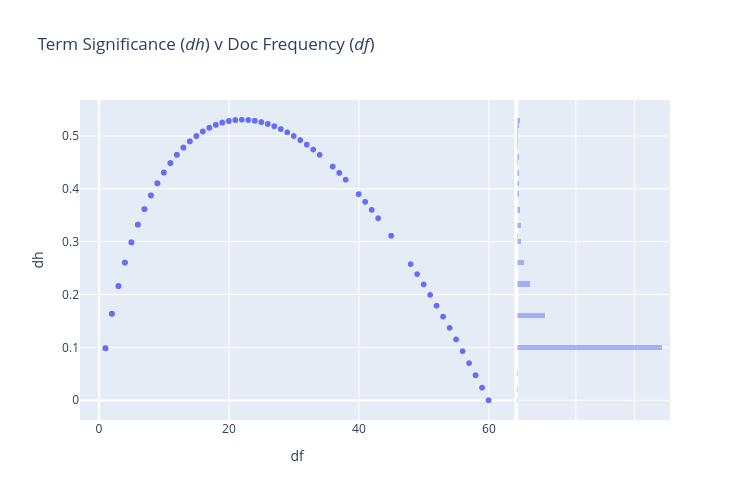

Here is the notebook cell this chart was saved with:
### Code cell
px.scatter(VOCAB.reset_index(), 'df', 'dh', 
           log_x=False, 
           width=750, height=500,
           hover_name='term_str',
           marginal_y='histogram',
          title="Term Significance (<i>dh</i>) v Doc Frequency (<i>df</i>)")

### Figure 1 — Plotly figure (JSON) as saved in the notebook; plotly's stock layout.template omitted (floating-point values rounded to 4 significant figures; data arrays with more than 128 entries replaced by an {"elided": "..."} marker saying what was removed)
{"data": [{"hovertemplate": "<b>%{hovertext}</b><br><br>df=%{x}<br>dh=%{y}<extra></extra>", "hovertext": {"elided": "3767 str values"}, "legendgroup": "", "marker": {"color": "#636efa", "symbol": "circle"}, "mode": "markers", "name": "", "showlegend": false, "type": "scattergl", "x": {"elided": "3767 int values"}, "xaxis": "x", "y": {"elided": "3767 float values"}, "yaxis": "y"}, {"bingroup": "y", "hovertemplate": "dh=%{y}<br>count=%{x}<extra></extra>", "legendgroup": "", "marker": {"color": "#636efa"}, "name": "", "opacity": 0.5, "showlegend": false, "type": "histogram", "xaxis": "x2", "y": {"elided": "3767 float values"}, "yaxis": "y2"}], "layout": {"barmode": "overlay", "height": 500, "legend": {"tracegroupgap": 0}, "title": {"text": "Term Significance (<i>dh</i>) v Doc Frequency (<i>df</i>)"}, "width": 750, "xaxis": {"anchor": "y", "domain": [0, 0.7363], "title": {"text": "df"}}, "xaxis2": {"anchor": "y2", "domain": [0.7413, 1], "matches": "x2", "showgrid": true, "showline": false, "showticklabels": false, "ticks": ""}, "yaxis": {"anchor": "x", "domain": [0, 1], "title": {"text": "dh"}}, "yaxis2": {"anchor": "x2", "domain": [0, 1], "matches": "y", "showgrid": true, "showticklabels": false}}}
